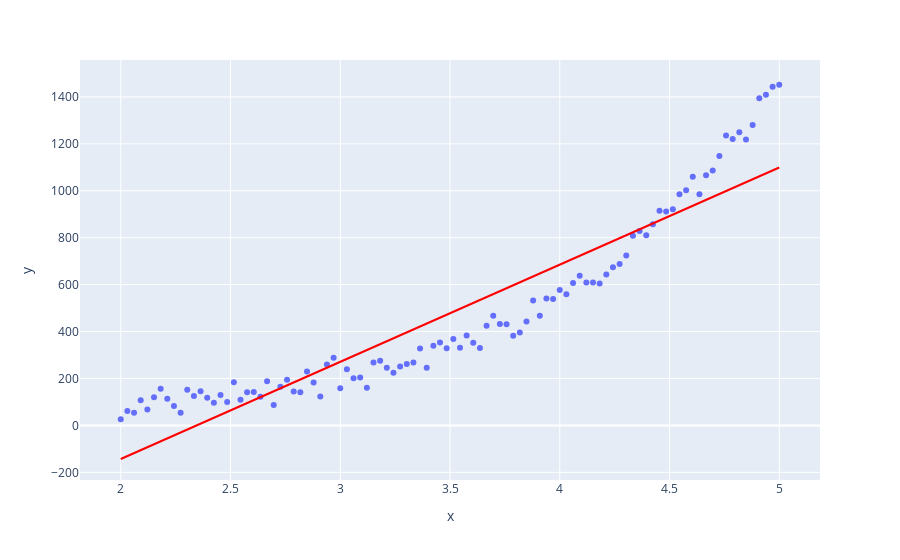

Notebook code for this chart:
### Code cell
# By setting a seed, we guarantee that we will see the same results each time we run this cell
np.random.seed(32)

# Generates a different random scatter plot
x = np.linspace(2, 5, 100)
y = 10 * (np.e ** x) + np.abs(x) * np.random.normal(0, 5, 100) + np.random.normal(0, 30, 100)
df_2 = pd.DataFrame().assign(x=x, y=y)

px.scatter(df_2, x='x', y='y', trendline="ols", trendline_color_override="red")
